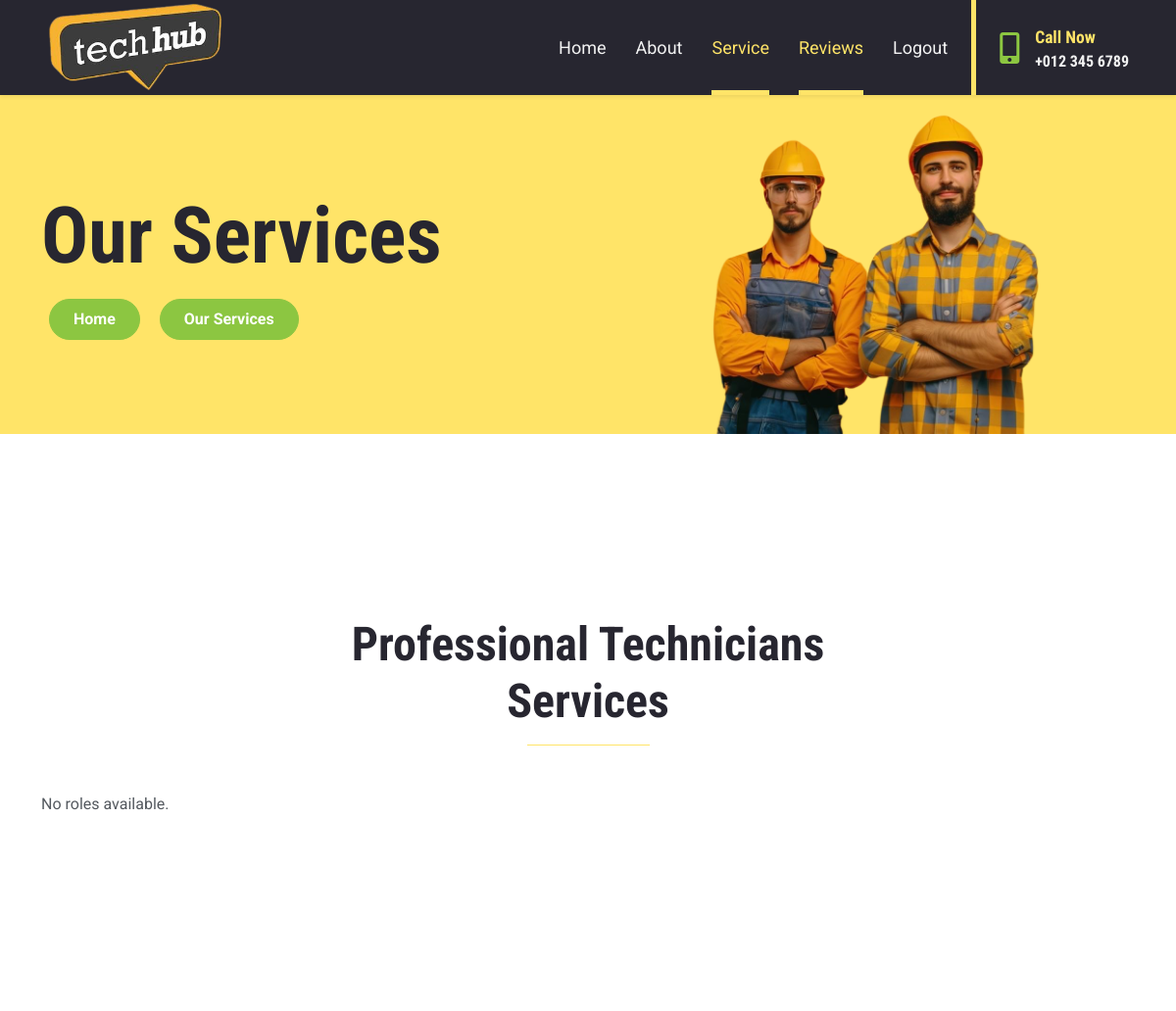
/services (upper part), run on an earlier commit of the app's database.
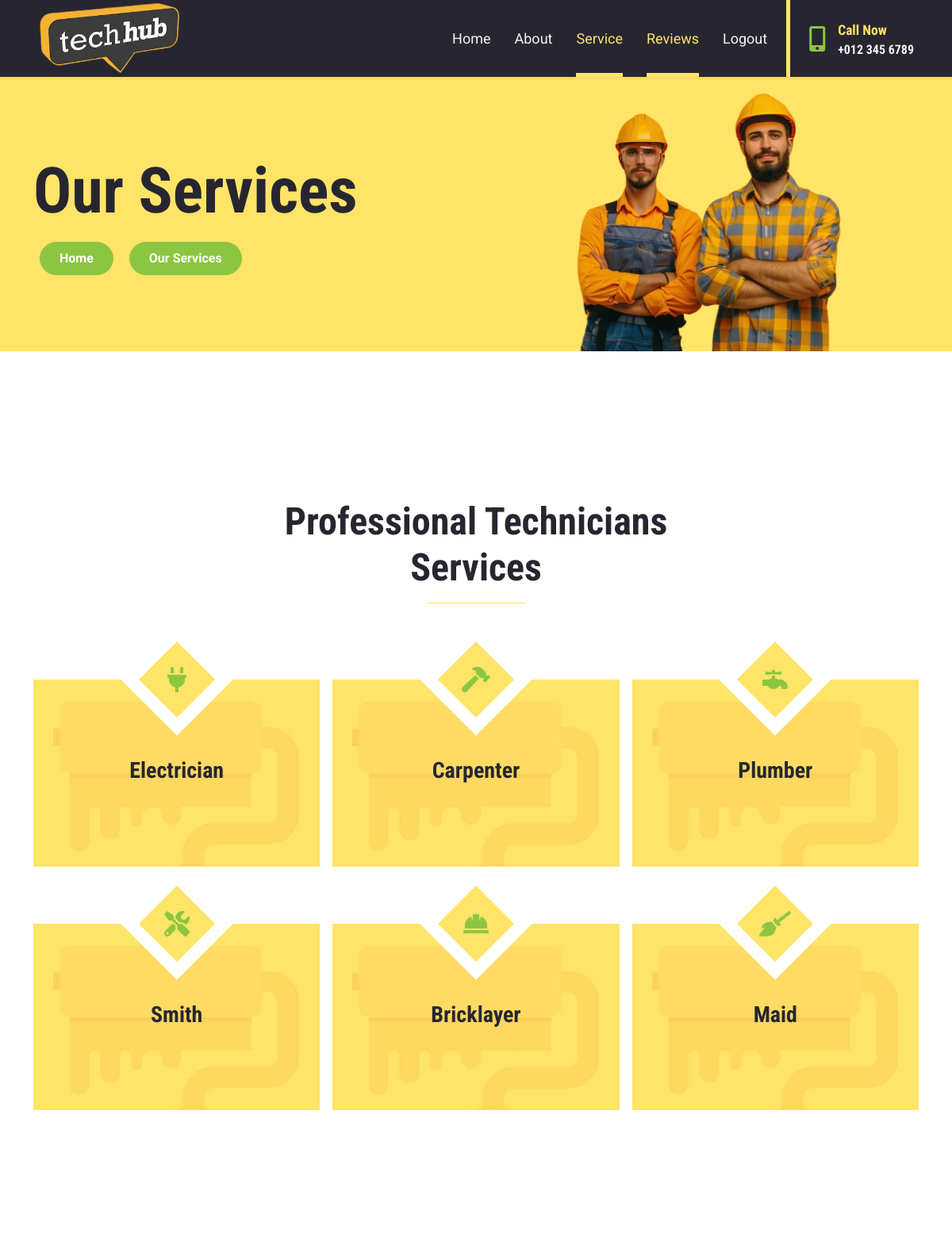
And on a later commit of the database.
### Technicians_app/models.py (models this page shows, shortened)
class Role(models.Model):
    name = models.CharField(max_length=60)
    created_at = models.DateField(auto_now_add=True)
    updated_at = models.DateField(auto_now=True)

### Technicians_app/views.py (the view)
# urls.py: path('services', views.services,name='services' ),
def services(request):
    roles = Role.objects.all()
    context = {
        'roles': roles,
        'current_year': datetime.now().year,
    }
    return render(request, 'services.html',context)

### Technicians_app/templates/services.html (shortened to what the changed rows need)
<!DOCTYPE html>
<html lang="en">
<head>
    {% load static%}
    <link href="https://cdnjs.cloudflare.com/ajax/libs/font-awesome/5.15.0/css/all.min.css" rel="stylesheet">
    <link href="https://cdn.jsdelivr.net/npm/bootstrap-icons@1.4.1/font/bootstrap-icons.css" rel="stylesheet">
    <link href="lib/owlcarousel/assets/owl.carousel.min.css" rel="stylesheet">
    <link href="{% static 'css/bootstrap.min.css'%}" rel="stylesheet">
    <link href="{% static 'css/services.css'%}" rel="stylesheet">
</head>
<body>
    <div class="container-fluid bg-primary py-5 bg-hero" style="margin-bottom: 90px;">
        <div class="container py-5">
            <div class="row justify-content-start">
                <div class="col-lg-8 text-center text-lg-start">
                    <h1 class="display-1 text-dark">Our Services</h1>
                </div>
            </div>
        </div>
    </div>
    <div class="container-fluid py-5">
        <div class="container py-5">
            <div class="text-center mx-auto mb-5" style="max-width: 500px;">
                <h1 class="display-5">Professional Technicians Services</h1>
            </div>
            <div class="row gy-4 gx-3">
                {% for role in roles %}
                <div class="col-lg-4 col-md-6 pt-5">
                    <div class="service-item d-flex flex-column align-items-center justify-content-center text-center p-5 pt-0">
                        <div class="service-icon p-3">
                            <div>
                                {% if role.name == "Electrician" %}
                                    <i class="fa fa-2x fa-plug"></i>
                                {% elif role.name == "Carpenter" %}
                                    <i class="fa fa-2x fa-hammer"></i>
                                {% elif role.name == "Plumber" %}
                                    <i class="fas fa-faucet" style="font-size:xx-large;"></i>
                                {% elif role.name == "Smith" %}
                                    <i class="fas fa-tools" style="font-size:xx-large;"></i>
                                {% elif role.name == "Bricklayer" %}
                                    <i class="fa fa-2x fa-hard-hat"></i>
                                {% elif role.name == "Maid" %}
                                    <i class="fas fa-broom" style="font-size: xx-large;"></i>
                                {% endif %}
                            </div>
                        </div>
                        <h3 class="mt-5">{{ role.name }}</h3>
                    </div>
                </div>
                {% empty %}
                <p>No roles available.</p>
                {% endfor %}
            </div>
        </div>
    </div>
</body>
</html>

What changed in the data, as far as the page shows it:
added Role: name "Electrician"
added Role: name "Carpenter"
added Role: name "Plumber"
added Role: name "Smith"
added Role: name "Bricklayer"
added Role: name "Maid"
Also different on the page:
text no longer shown: "No roles available."
